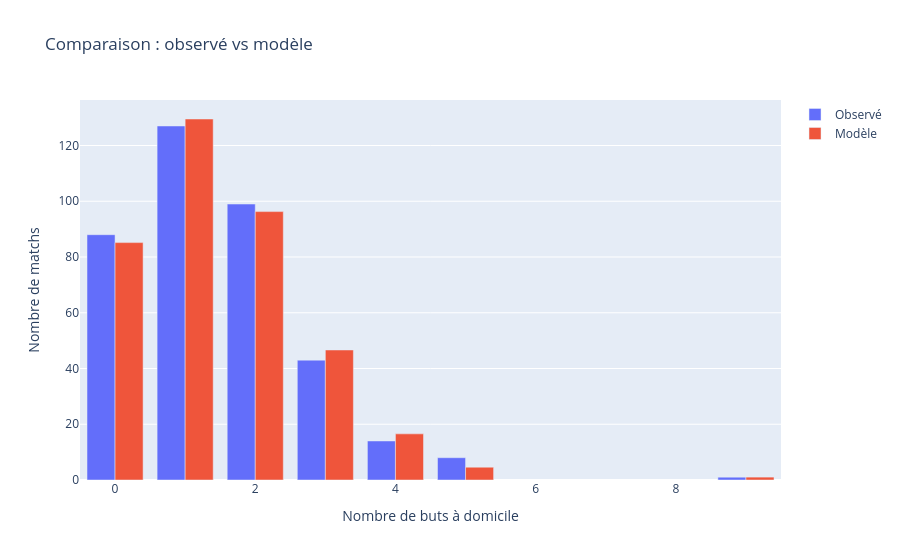

Notebook code cell kept with this figure:
### Code cell
import plotly.graph_objects as go

fig = go.Figure()

fig.add_bar(
    x=nb_matchs_buts['nb_buts_dom'],
    y=nb_matchs_buts['nb_matchs'],
    name='Observé'
)

fig.add_bar(
    x=nb_matchs_buts['nb_buts_dom'],
    y=nb_matchs_buts['predictions'],
    name='Modèle'
)

fig.update_layout(
    barmode='group',
    title='Comparaison : observé vs modèle',
    xaxis_title='Nombre de buts à domicile',
    yaxis_title='Nombre de matchs'
)

fig.show()

### Figure 1 — Plotly figure (JSON) as saved in the notebook; plotly's stock layout.template omitted (floating-point values rounded to 4 significant figures)
{"data": [{"name": "Observé", "type": "bar", "x": [0, 1, 2, 3, 4, 5, 9], "y": [88, 127, 99, 43, 14, 8, 1]}, {"name": "Modèle", "type": "bar", "x": [0, 1, 2, 3, 4, 5, 9], "y": [85.16, 129.5, 96.29, 46.64, 16.55, 4.586, 1.033]}], "layout": {"barmode": "group", "title": {"text": "Comparaison : observé vs modèle"}, "xaxis": {"title": {"text": "Nombre de buts à domicile"}}, "yaxis": {"title": {"text": "Nombre de matchs"}}}}
